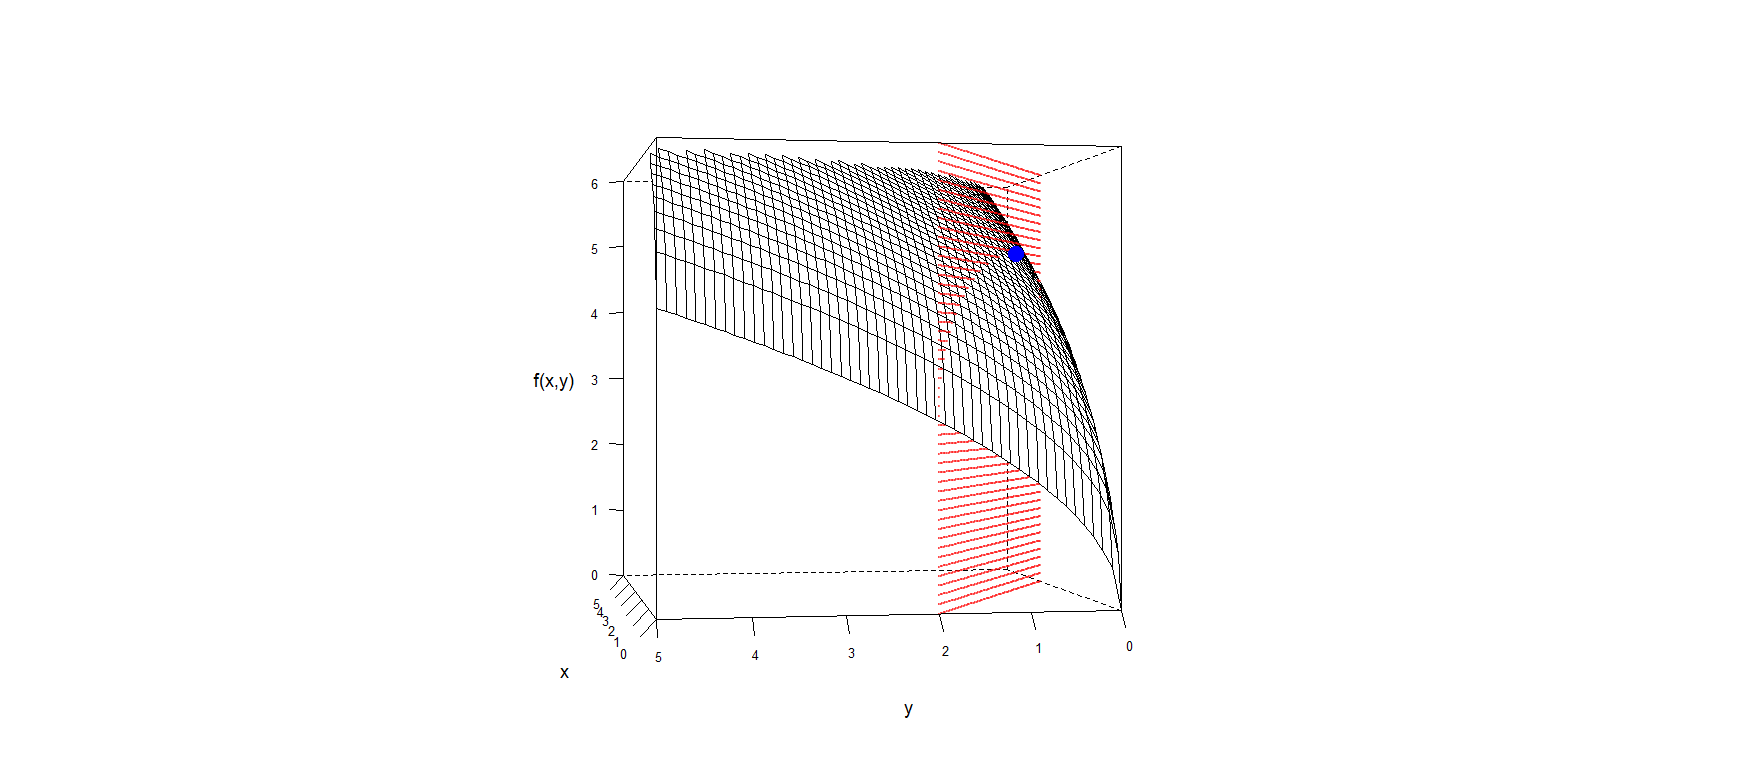

The script that drew this image:

x = matrix(rep(seq(0,5,length.out=50),50),50)
y = t(matrix(rep(seq(0,5,length.out=50),50),50))
z = (5*x)^0.5 + (3*y)^0.5

X = c(matrix(rep(seq(0,(3+1/3),length.out=75),75),75))
Y = c(2 - 0.6*X)
Z = c(matrix(sort(rep(seq(min(z),max(z),length.out=75),75)),75))

par.set = list(axis.line=list(col="transparent"), clip=list(panel="off"))
names(par.set) = c("axis.line","clip")

# Optimum
fct    = function(x){sqrt(5*x[1]) + sqrt(3*x[2])}      # objective function
A      = matrix(c(-3, -5), nrow = 1,                   
                ncol = 2, byrow = TRUE)
b      = c(-10)                                        # vector of constraints
answer = constrOptim(c(1, 1), fct, NULL,               
                     ui = A, ci = b,
                     control = list(fnscale = -1))
ptopt  = c(answer$par, answer$value)                   # optimal point

pts = rbind(cbind(X,Y,Z),ptopt)
require("lattice")
wireframe(z ~ x*y, pts = pts, shade = F, aspect = 1, scales = list(col = "black", arrows = FALSE),
          zlim = c(0, 6), drape = F, colorkey = F, screen = list(z = 70, x = -90, y = 30),
          par.settings = par.set, 
          xlab = list("x", cex = 1.2),
          ylab = list("y", cex = 1.2),
          zlab = list("f(x,y)", cex = 1.2),
          panel.3d.wireframe = function(x, y, z, X, Y, Z, xlim, ylim, zlim, xlim.scaled, 
                                        ylim.scaled, zlim.scaled, pts,...){ 
            
            panel.3dscatter(x = pts[pts[, 3] <= sqrt(5*pts[, 1]) + sqrt(3*pts[, 2]), 1], 
                            y = pts[pts[, 3] <= sqrt(5*pts[, 1]) + sqrt(3*pts[, 2]), 2],
                            z = pts[pts[, 3] <= sqrt(5*pts[, 1]) + sqrt(3*pts[, 2]), 3], 
                            xlim = xlim, ylim = ylim, zlim = zlim,
                            xlim.scaled = xlim.scaled,
                            ylim.scaled = ylim.scaled, 
                            zlim.scaled = zlim.scaled,
                            type = "p", pch = 19, col = rgb(1, 0.05, 0.05, alpha = 0.5), 
                            cex = 0.1, .scale = TRUE, ...)
            
            panel.3dwire(x = x, y = y, z = z, xlim = xlim, ylim = ylim, zlim = zlim, 
                         xlim.scaled = xlim.scaled,
                         ylim.scaled = ylim.scaled, 
                         zlim.scaled = zlim.scaled, ...)
            
            panel.3dscatter(x = pts[pts[, 3] >= sqrt(5*pts[, 1]) + sqrt(3*pts[, 2]), 1],
                            y = pts[pts[, 3] >= sqrt(5*pts[, 1]) + sqrt(3*pts[, 2]), 2],
                            z = pts[pts[, 3] >= sqrt(5*pts[, 1]) + sqrt(3*pts[, 2]), 3], 
                            xlim = xlim, ylim = ylim, zlim = zlim, 
                            xlim.scaled = xlim.scaled,
                            ylim.scaled = ylim.scaled, 
                            zlim.scaled = zlim.scaled,
                            type = "p", pch = 19, 
                            col = rgb(1, 0.05, 0.05, alpha = 0.5), 
                            cex = 0.1, .scale = TRUE, ...)
            
            panel.3dscatter(x = pts[length(pts[, 1]), 1],
                            y = pts[length(pts[, 1]), 2],
                            z = pts[length(pts[, 1]), 3], 
                            xlim = xlim, ylim = ylim, zlim = zlim, 
                            xlim.scaled = xlim.scaled,
                            ylim.scaled = ylim.scaled, 
                            zlim.scaled = zlim.scaled,
                            type = "p", pch = 19, col = "blue", 
                            cex = 2, .scale = TRUE, ...)
          })
